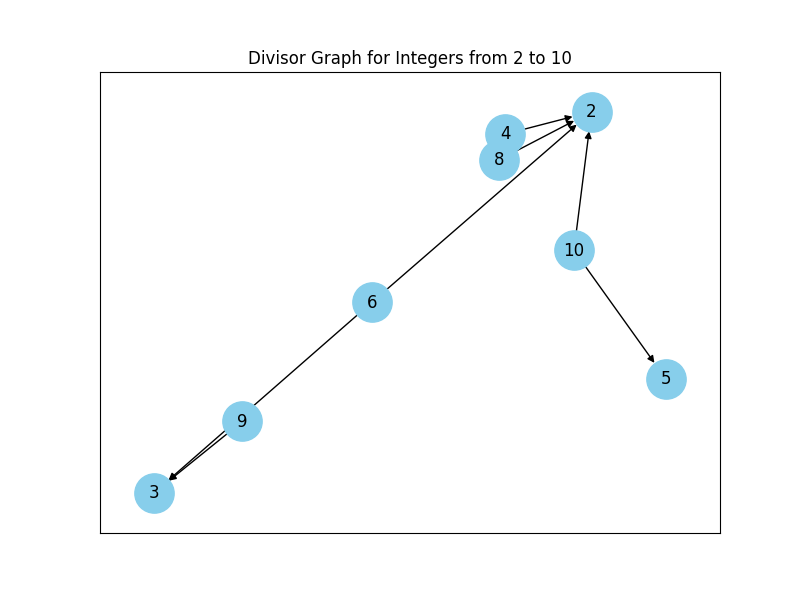

Here is the Python script that generated this plot:
import networkx as nx
import matplotlib.pyplot as plt

def divGraph(n):
    """
    Generate the graph of divisors for integers between 2 and n.
    Nodes are integers from 2 to n, and there is an edge from i to j
    if i is a multiple of j.
    """
    G = nx.DiGraph()  # Create a directed graph

    # Add nodes and edges
    for i in range(2, n + 1):
        for j in range(2, i):
            if i % j == 0:  # If i is a multiple of j
                G.add_edge(i, j)
    
    return G

# Example usage
n = 10
G = divGraph(n)

# Visualization of the graph
plt.figure(figsize=(8, 6))
nx.draw_networkx(
    G, 
    with_labels=True, 
    node_color="skyblue", 
    node_size=800, 
    font_size=12, 
    arrows=True
)
plt.title(f"Divisor Graph for Integers from 2 to {n}")
plt.show()
